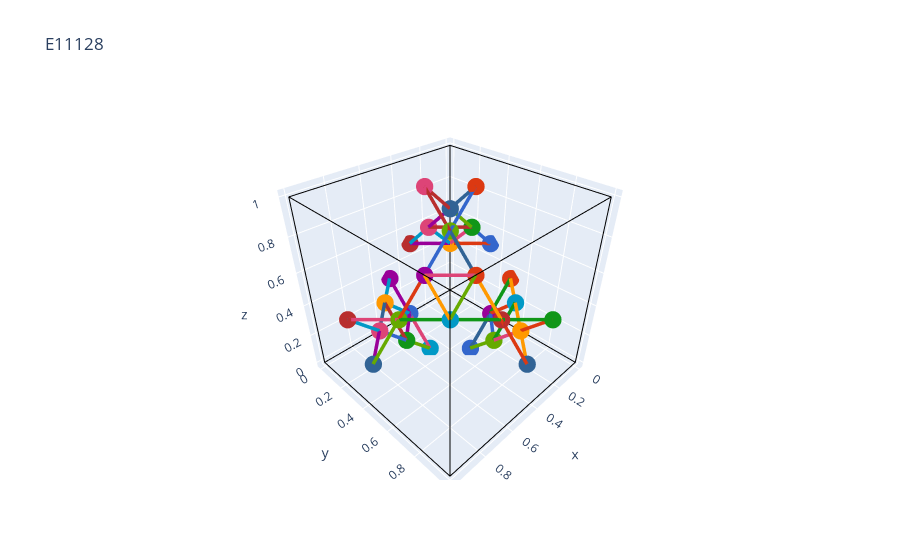

The notebook cell saved with this chart:
### Code cell
plotting.plotly_unit_cell_3d(lat_c, show_uc_box=True)

### Figure 1 — Plotly figure (JSON) as saved in the notebook; plotly's stock layout.template omitted (floating-point values rounded to 4 significant figures; data arrays with more than 128 entries replaced by an {"elided": "..."} marker saying what was removed)
{"data": [{"line": {"color": "black", "width": 2}, "mode": "lines", "name": "unit cell", "showlegend": false, "type": "scatter3d", "x": [1, 0, 0, 1, null, 0, 0, 0, 0, null, 0, 1, 1, 0, null, 1, 1, 1, 1], "y": [0, 0, 1, 1, null, 0, 0, 1, 1, null, 0, 0, 1, 1, null, 0, 0, 1, 1], "z": [0, 0, 0, 0, null, 0, 1, 1, 0, null, 1, 1, 1, 1, null, 1, 0, 0, 1]}, {"marker": {"color": ["#3366CC", "#DC3912", "#FF9900", "#109618", "#990099", "#0099C6", "#DD4477", "#66AA00", "#B82E2E", "#316395", "#3366CC", "#DC3912", "#FF9900", "#109618", "#990099", "#0099C6", "#DD4477", "#66AA00", "#B82E2E", "#316395", "#3366CC", "#DC3912", "#FF9900", "#109618", "#990099", "#0099C6", "#DD4477", "#66AA00", "#B82E2E", "#316395"], "size": 6}, "mode": "markers", "name": "nodes", "showlegend": false, "text": [0, 1, 2, 3, 4, 5, 6, 7, 8, 9, 10, 11, 12, 13, 14, 15, 16, 17, 18, 19, 20, 21, 22, 23, 24, 25, 26, 27, 28, 29], "textfont": {"size": 14}, "type": "scatter3d", "x": [0, 0, 0.166, 0.166, 0.166, 0.166, 0.3323, 0.3323, 0.3333, 0.3333, 0.3333, 0.3333, 0.3333, 0.3333, 0.5001, 0.5001, 0.5001, 0.5001, 0.5001, 0.5001, 0.5011, 0.5011, 0.6675, 0.6675, 0.6675, 0.6675, 0.8335, 0.8335, 1, 1], "y": [0.3333, 0.5001, 0.166, 0.3323, 0.5011, 0.6675, 0.166, 0.6675, 0, 0.3333, 0.5001, 0.5001, 0.8335, 1, 0, 0.3333, 0.3333, 0.5001, 0.8335, 1, 0.166, 0.6675, 0.166, 0.3323, 0.5011, 0.6675, 0.3333, 0.5001, 0.3333, 0.5001], "z": [0.5001, 0.3333, 0.5011, 0.6675, 0.166, 0.3323, 0.6675, 0.166, 0.5001, 0.8335, 0, 1, 0.3333, 0.5001, 0.3333, 0, 1, 0.8335, 0.5001, 0.3333, 0.166, 0.6675, 0.3323, 0.166, 0.6675, 0.5011, 0.3333, 0.5001, 0.5001, 0.3333]}, {"connectgaps": false, "hoverinfo": "none", "line": {"color": {"elided": "144 str values"}, "width": 7}, "mode": "lines", "name": "edges", "showlegend": false, "type": "scatter3d", "x": {"elided": "144 float values"}, "y": {"elided": "144 float values"}, "z": {"elided": "144 float values"}}], "layout": {"title": {"text": "E11128"}}}
